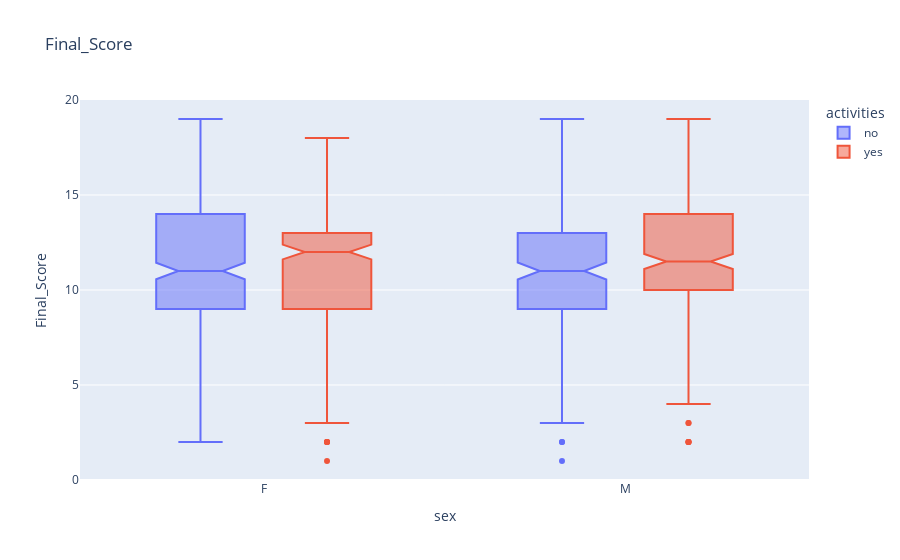

Notebook code for this chart:
### Code cell
fig = px.box(df, x="sex", y="Final_Score", color="activities",
             notched=True, # used notched shape
             title="Final_Score",
             #hover_data=["day"] # add day column to hover data
            )
fig.show()

### Figure 1 — Plotly figure (JSON) as saved in the notebook; plotly's stock layout.template omitted (floating-point values rounded to 4 significant figures; data arrays with more than 128 entries replaced by an {"elided": "..."} marker saying what was removed)
{"data": [{"alignmentgroup": "True", "hovertemplate": "activities=no<br>sex=%{x}<br>Final_Score=%{y}<extra></extra>", "legendgroup": "no", "marker": {"color": "#636efa"}, "name": "no", "notched": true, "offsetgroup": "no", "orientation": "v", "showlegend": true, "type": "box", "x": {"elided": "528 str values"}, "x0": " ", "xaxis": "x", "y": {"elided": "528 int values"}, "y0": " ", "yaxis": "y"}, {"alignmentgroup": "True", "hovertemplate": "activities=yes<br>sex=%{x}<br>Final_Score=%{y}<extra></extra>", "legendgroup": "yes", "marker": {"color": "#EF553B"}, "name": "yes", "notched": true, "offsetgroup": "yes", "orientation": "v", "showlegend": true, "type": "box", "x": {"elided": "516 str values"}, "x0": " ", "xaxis": "x", "y": {"elided": "516 int values"}, "y0": " ", "yaxis": "y"}], "layout": {"autosize": true, "boxmode": "group", "legend": {"title": {"text": "activities"}, "tracegroupgap": 0}, "title": {"text": "Final_Score"}, "xaxis": {"anchor": "y", "autorange": true, "domain": [0, 1], "range": [-0.5057, 1.506], "title": {"text": "sex"}, "type": "category"}, "yaxis": {"anchor": "x", "autorange": true, "domain": [0, 1], "range": [0, 20], "title": {"text": "Final_Score"}, "type": "linear"}}}
